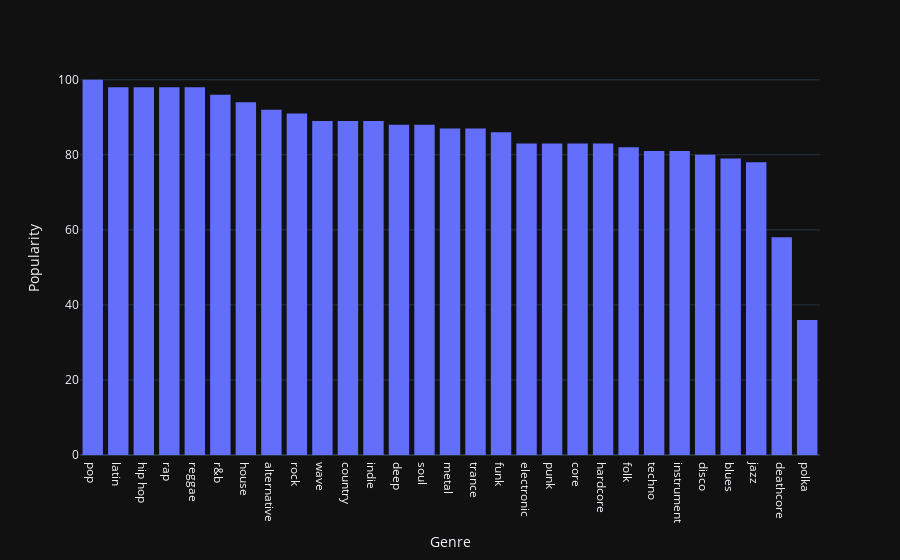

Notebook cell for this chart:
### Code cell
fig=px.histogram(pd.DataFrame.from_dict({'Genere':maxPerGenere.keys(),"Popularity":maxPerGenere.values()}).sort_values(by="Popularity",ascending=False)[1:],x="Genere",y="Popularity")
fig.update_yaxes(categoryorder="total ascending")
fig.layout["yaxis"]["title"]="Popularity"
fig.layout["xaxis"]["title"]="Genre"
fig.show()

### Figure 1 — Plotly figure (JSON) as saved in the notebook; plotly's stock layout.template omitted (floating-point values rounded to 4 significant figures)
{"data": [{"alignmentgroup": "True", "bingroup": "x", "histfunc": "sum", "hovertemplate": "Genere=%{x}<br>sum of Popularity=%{y}<extra></extra>", "legendgroup": "", "marker": {"color": "#636efa", "pattern": {"shape": ""}}, "name": "", "offsetgroup": "", "orientation": "v", "showlegend": false, "x": ["pop", "latin", "hip hop", "rap", "reggae", "r&b", "house", "alternative", "rock", "wave", "country", "indie", "deep", "soul", "metal", "trance", "funk", "electronic", "punk", "core", "hardcore", "folk", "techno", "instrument", "disco", "blues", "jazz", "deathcore", "polka"], "xaxis": "x", "y": [100, 98, 98, 98, 98, 96, 94, 92, 91, 89, 89, 89, 88, 88, 87, 87, 86, 83, 83, 83, 83, 82, 81, 81, 80, 79, 78, 58, 36], "yaxis": "y", "type": "histogram"}], "layout": {"xaxis": {"anchor": "y", "domain": [0.0, 1.0], "title": {"text": "Genre"}}, "yaxis": {"anchor": "x", "domain": [0.0, 1.0], "title": {"text": "Popularity"}, "categoryorder": "total ascending"}, "legend": {"tracegroupgap": 0}, "margin": {"t": 60}, "barmode": "relative"}}
